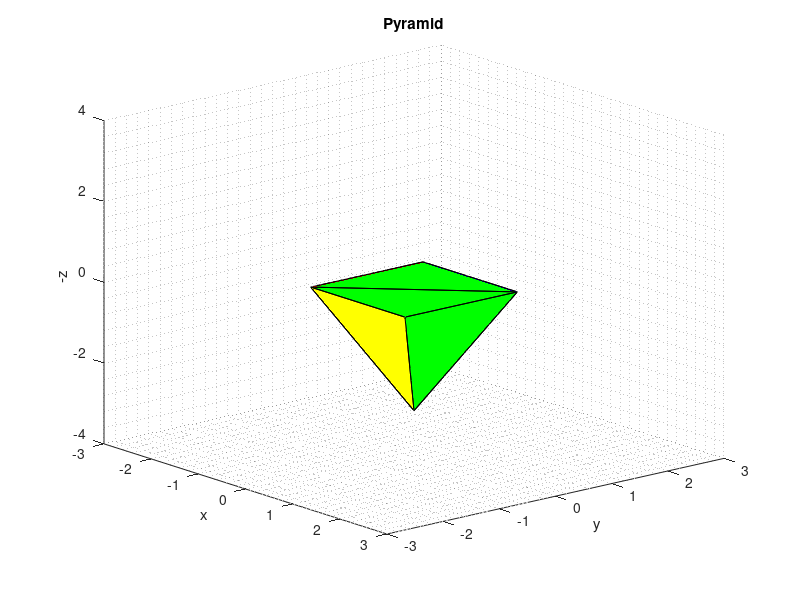

Source code (MATLAB):
%Pyramid code
%Author: Mahmud Safat Khan
clear all


% Physical location of the vertices on the graph
V = [1 1 0; 1 -1 0; -1 -1 0; -1 1 0; 0 0 -3];
% Defining the 5 surfaces/faces based on the vertices
F = [1 2 3; 1 4 3;1 2 5; 2 3 5; 3 4 5; 4 1 5];

% colors
red = [1 0 0];
green = [0 1 0];
blue = [0 0 1];
yellow = [1 1 0];
colors = [green; green; green;yellow;red;blue];

%for graph
title('Pyramid')
xlabel('x') %label for the x-axis
ylabel('y') %label for the y-axis
zlabel('-z') %label for the z-axis
view(50,20)  % initial the vieew angle for figure
axis([-3 3,-3 3,-4 4]); % axis limiters for x y & z
grid minor % 

%This is where it all is put together into one 3D object
patch('Vertices',V,'Faces',F,'FaceVertexCData', colors,'FaceColor','flat')

